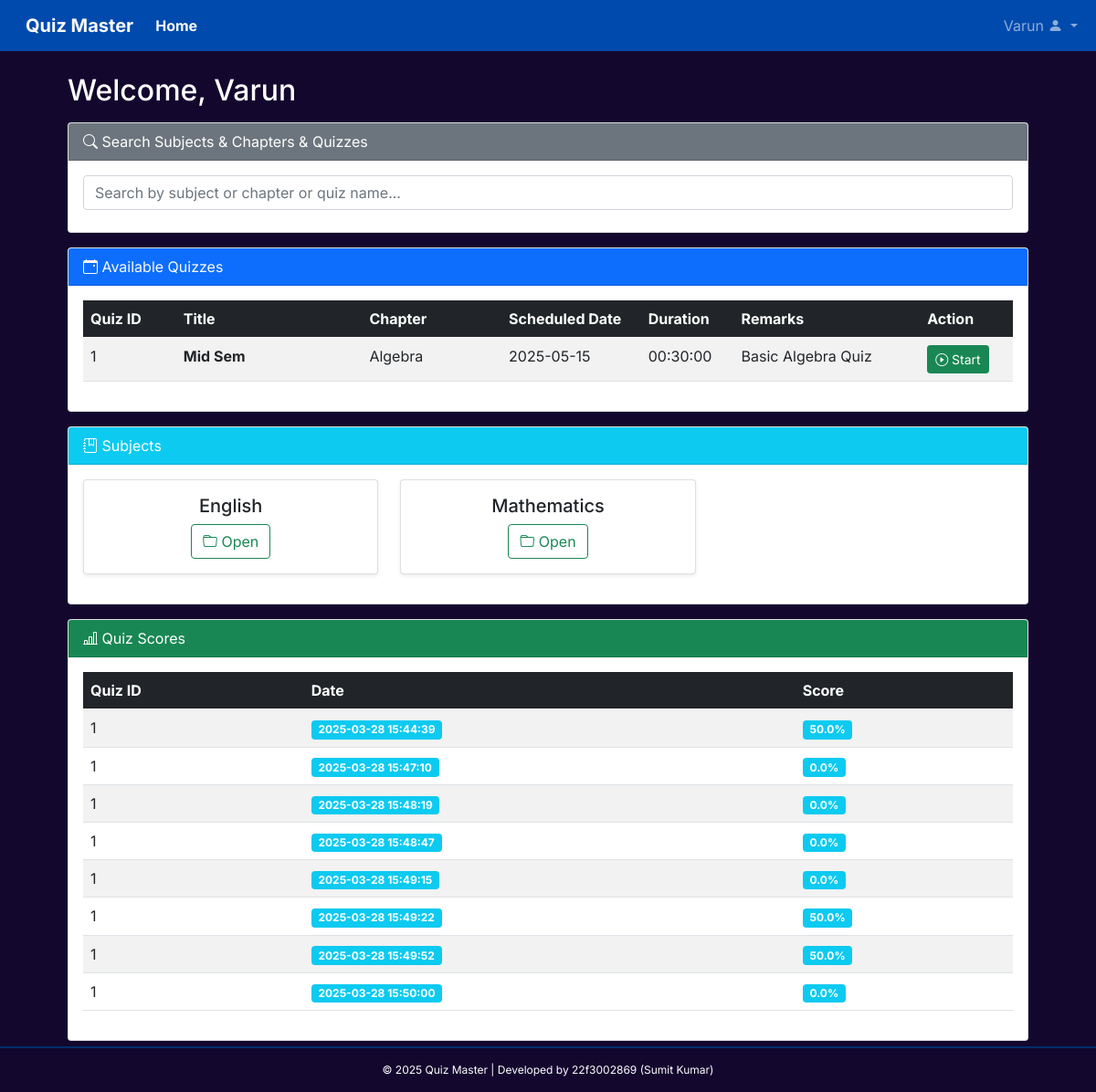
/user_dashboard (signed in), run on the app's committed database.
### models/model.py (models this page shows, shortened)
class User(db.Model, UserMixin):
    __tablename__ = "users"
    id = db.Column(db.Integer, primary_key=True, autoincrement=True)
    username = db.Column(db.String, unique=True, nullable=False)
    email = db.Column(db.String, unique=True, nullable=False)
    password = db.Column(db.String, nullable=False)
    full_name = db.Column(db.String, nullable=False)
    qualification = db.Column(db.String, nullable=False)
    dob = db.Column(db.Date, nullable=False)
    role = db.Column(db.String, nullable=False)  # Role: "student" or "admin"
    is_active = db.Column(db.Boolean, default=True)
    date_created = db.Column(db.DateTime, default=datetime.utcnow)
    is_admin = db.Column(db.Boolean, default=False)
    scores = db.relationship("Score", back_populates="user", cascade="all, delete-orphan", passive_deletes=True)
    answers = db.relationship("UserAnswer", back_populates="user", cascade="all, delete-orphan", passive_deletes=True)

class Quiz(db.Model):
    __tablename__ = "quizzes"
    id = db.Column(db.Integer, primary_key=True, autoincrement=True)
    title = db.Column(db.String, nullable=False)
    subject_id = db.Column(db.Integer, db.ForeignKey("subjects.id", ondelete="CASCADE"), nullable=False)
    chapter_id = db.Column(db.Integer, db.ForeignKey("chapters.id", ondelete="CASCADE"), nullable=False)  # ✅ Ensure cascade delete
    date_of_quiz = db.Column(db.Date, nullable=False)
    time_duration = db.Column(db.String, nullable=False)  # Format: HH:MM
    remarks = db.Column(db.String)
    subject = db.relationship("Subject", back_populates="quizzes")
    chapter = db.relationship("Chapter", back_populates="quizzes")
    questions = db.relationship("Question", back_populates="quiz", cascade="all, delete-orphan", passive_deletes=True)
    scores = db.relationship("Score", back_populates="quiz", cascade="all, delete-orphan", passive_deletes=True)
    answers = db.relationship("UserAnswer", back_populates="quiz", cascade="all, delete-orphan", passive_deletes=True)

class Chapter(db.Model):
    __tablename__ = "chapters"
    id = db.Column(db.Integer, primary_key=True, autoincrement=True)
    name = db.Column(db.String, nullable=False)
    description = db.Column(db.String)
    subject_id = db.Column(db.Integer, db.ForeignKey("subjects.id", ondelete="CASCADE"), nullable=False)
    subject = db.relationship("Subject", back_populates="chapters")
    quizzes = db.relationship(
        "Quiz",
        back_populates="chapter",
        cascade="all, delete-orphan",
        passive_deletes=True
    )

class Subject(db.Model):
    __tablename__ = "subjects"
    id = db.Column(db.Integer, primary_key=True, autoincrement=True)
    name = db.Column(db.String, unique=True, nullable=False)
    description = db.Column(db.String)
    chapters = db.relationship("Chapter", back_populates="subject", cascade="all, delete-orphan", passive_deletes=True)
    quizzes = db.relationship("Quiz", back_populates="subject", cascade="all, delete-orphan", passive_deletes=True)

### controllers/user.py (the view)
@user_bp.route('/user_dashboard')
@login_required
def user_dashboard():
    user = current_user
    app.logger.debug("Current user role: %s", current_user.role)
    if session.get('role') != "user":
        flash("Unauthorized Access!", "danger")
        return redirect(url_for('user.loginUser'))
    if current_user.role != "user":
        flash("Unauthorized access! Redirecting...", "danger")
        return redirect(url_for("admin_dashboard"))
    if not current_user.is_authenticated:
        return redirect(url_for('user.loginUser'))
    conn = get_db_connection()
    subjects = db.session.query(Subject.id, Subject.name).distinct().all()
    upcoming_quizzes = (
        db.session.query(
            Quiz.id,
            Quiz.title,  # Include Quiz Title
            Chapter.name.label("chapter_name"),
            Quiz.date_of_quiz,
            Quiz.time_duration,
            Quiz.remarks
        )
        .join(Chapter)
        .filter(Quiz.date_of_quiz >= date.today())
        .order_by(Quiz.date_of_quiz.asc())
        .all()
    )
    quiz_scores = (
        db.session.query(
            Score.quiz_id,
            Score.time_stamp_of_attempt.label("time_stamp_of_attempt"),
            Score.total_score,
            db.case(
                (db.func.count(Question.id) > 0, (Score.total_score * 100.0 / db.func.count(Question.id))),
                else_=0
            ).label("percentage_score")
        )
        .join(Quiz, Score.quiz_id == Quiz.id)
        .outerjoin(Question, Question.quiz_id == Quiz.id)
        .filter(Score.user_id == current_user.id)
        .group_by(Score.id, Score.total_score, Score.time_stamp_of_attempt)
        .all()
    )
    conn.close()
    return render_template(
        "dashboard/user_dashboard.html",
        user=current_user,
        subjects=[{"id": s.id, "name": s.name} for s in subjects],
        upcoming_quizzes=[
            {
                "id": q.id,
                "title": q.title,  # Include Quiz Title
                "chapter_name": q.chapter_name,
                "date_of_quiz": q.date_of_quiz.strftime("%Y-%m-%d"),
                "time_duration": q.time_duration,
                "remarks": q.remarks
            }
            for q in upcoming_quizzes
        ],
        quiz_scores=[
            {
                "quiz_id": score.quiz_id,
                "date": score.time_stamp_of_attempt.strftime("%Y-%m-%d %H:%M:%S") if score.time_stamp_of_attempt else "N/A",
                "total_score": round(float(score.percentage_score), 2) if score.percentage_score is not None else "Not Attempted"
            }
            for score in quiz_scores
        ]
    )

### app.py (called while the page is built)
@login_manager.user_loader
def load_user(user_id):
    admin = Admin.query.get(int(user_id))
    if admin:
        return admin  # ✅ If it's an admin, return admin
    return User.query.get(int(user_id))  # ✅ Otherwise, return user

### controllers/admin.py (called while the page is built)
@app.before_request
def restrict_admin_routes():
    if request.endpoint == "admin_login":
        return  # Allow access to admin login page
    if request.endpoint and request.endpoint.startswith("admin_"):
        if not current_user.is_authenticated or session.get("role") != "admin":
            flash("Unauthorized Access!", "danger")
            return redirect(url_for("admin_login"))

### controllers/user.py (called while the page is built)
@app.before_request
def restrict_user_routes():
    if request.endpoint in ["user.loginUser", "admin_login"]:
        return
    if request.endpoint and request.endpoint.startswith("user_"):
        if not current_user.is_authenticated or session.get("role") != "user":
            flash("Unauthorized Access!", "danger")
            return redirect(url_for("user.loginUser"))

def get_db_connection():
    conn = sqlite3.connect("database/quiz_master.sqlite3")
    conn.row_factory = sqlite3.Row
    return conn

### templates/dashboard/user_dashboard.html (shortened to what this page needs)
{% extends "dashboard/basedashboard.html" %}
{% block content %}
<div class="container-fluid">
    <h2 class="mt-3">Welcome, {{ user.username if user else 'Guest' }}</h2>
    <div class="card mt-3">
        <div class="card-header bg-secondary text-white">
            <i class="bi bi-search"></i> Search Subjects & Chapters & Quizzes
        </div>
        <div class="card-body">
            <input type="text" id="search-input" class="form-control" placeholder="Search by subject or chapter or quiz name...">
        </div>
    </div>
    <div class="card mt-3">
        <div class="card-header bg-primary text-light">
            <i class="bi bi-calendar-event"></i> Available Quizzes
        </div>
        <div class="card-body">
            {% if upcoming_quizzes %}
            <div class="table-responsive">
                <table class="table table-hover table-striped">
                    <thead class="table-dark">
                        <tr>
                            <th style="width: 10%;">Quiz ID</th>
                            <th style="width: 20%;">Title</th>
                            <th style="width: 15%;">Chapter</th>
                            <th style="width: 15%;">Scheduled Date</th>
                            <th style="width: 10%;">Duration</th>
                            <th style="width: 20%;">Remarks</th>
                            <th style="width: 10%;">Action</th>
                        </tr>
                    </thead>
                    <tbody>
                        {% for quiz in upcoming_quizzes %}
                        <tr>
                            <td>{{ quiz.id }}</td>
                            <td><strong>{{ quiz.title }}</strong></td>
                            <td>{{ quiz.chapter_name }}</td>
                            <td>{{ quiz.date_of_quiz }}</td>
                            <td>{{ quiz.time_duration }}</td>
                            <td style="word-wrap: break-word; white-space: normal;">{{ quiz.remarks if quiz.remarks else 'N/A' }}</td>
                            <td>
                                <a href="javascript:void(0);" class="btn btn-sm btn-success" onclick="confirmStartQuiz('{{ quiz.id }}')">
                                    <i class="bi bi-play-circle"></i> Start
                                </a>
                            </td>
                        </tr>
                        {% endfor %}
                    </tbody>
                </table>
            </div>
            {% else %}
            <p class="text-muted text-center">No upcoming quizzes.</p>
            {% endif %}
        </div>
    </div>
    <div class="card mt-3">
        <div class="card-header bg-info text-white">
            <i class="bi bi-journal-bookmark"></i> Subjects
        </div>
        <div class="card-body text-dark">
            <div class="row">
                {% for subject in subjects %}
                <div class="col-md-4 mb-3">
                    <div class="card h-100 shadow-sm">
                        <div class="card-body text-center">
                            <h5 class="card-title">{{ subject.name }}</h5>
                            <button class="btn btn-outline-success open-subject" data-subject-id="{{ subject.id }}">
                                <i class="bi bi-folder"></i> Open
                            </button>
                        </div>
                    </div>
                </div>
                {% endfor %}
            </div>
        </div>
    </div>
    <div class="card mt-3">
        <div class="card-header bg-success text-white">
            <i class="bi bi-bar-chart-line"></i> Quiz Scores
        </div>
        <div class="card-body">
            {% if quiz_scores %}
            <table class="table table-striped table-hover">
                <thead class="table-dark">
                    <tr>
                        <th>Quiz ID</th>
                        <th>Date</th>
                        <th>Score</th>
                    </tr>
                </thead>
                <tbody>
                    {% for score in quiz_scores %}
                    <tr>
                        <td>{{ score.quiz_id }}</td>
                        <td><span class="badge bg-info">{{ score.date }}</span></td>
                        <td>
                            <span class="badge bg-info">
                                {% if score.total_score != "Not Attempted" %}
                                    {{ score.total_score }}%
                                {% else %}
                                    Not Attempted
                                {% endif %}
                            </span>
                        </td>
                    </tr>
                    {% endfor %}
                </tbody>
            </table>
            {% else %}
            <p class="text-muted text-center">No quiz scores available.</p>
            {% endif %}
        </div>
    </div>
</div>
{% endblock %}

### templates/dashboard/basedashboard.html (shortened to what this page needs)
<!DOCTYPE html>
<html lang="en">
<head>
  {% block head %}
  <link rel="stylesheet" href="/static/css/bootstrap.min.css" />
  <link rel="stylesheet" href="/static/css/dataTables.bootstrap5.min.css"/>
  <link rel="stylesheet" href="/static/css/dashboardstyle.css" />
  <link rel="stylesheet" href="https://cdn.jsdelivr.net/npm/bootstrap-icons/font/bootstrap-icons.css">
  {% endblock %}
</head>
<body style="background-color: #13072e; color: white;">
  <nav class="navbar navbar-expand-lg navbar-dark bg_primary fixed-top" style="background-color: #004aad !important;">
    <div class="container-fluid">
      <a class="navbar-brand ms-3 fw-bold text-light" href="#">Quiz Master</a>
      <ul class="navbar-nav">
        <li class="nav-item">
          <a class="nav-link fw-bold text-light"
             href="{% if current_user.is_authenticated and current_user.is_admin %}/admin/dashboard{% elif current_user.is_authenticated %}/user_dashboard{% else %}/{% endif %}">
            Home
          </a>
        </li>
      </ul>
      <div class="collapse navbar-collapse" id="topNavBar">
        <ul class="navbar-nav ms-auto">
            <li class="nav-item dropdown">
                <a class="nav-link dropdown-toggle" href="#" id="userDropdown" role="button"
                  data-bs-toggle="dropdown" aria-expanded="false">
                  {% if current_user.is_admin %}
                      <span>Admin</span>
                  {% elif current_user.is_authenticated %}
                      <span>{{ current_user.username }}</span>
                  {% else %}
                      <span>Guest</span>
                  {% endif %}
                  <i class="bi bi-person-fill"></i>
                </a>
            </li>
        </ul>
      </div>
    </div>
  </nav>
  <main class="mt-5 pt-3" style="margin-left: 50px; margin-right: 50px;">
    <div class="container-fluid">
      {% block content %}
      {% endblock %}
    </div>
  </main>
<footer style="
    position: fixed;
    bottom: 0;
    left: 0;
    right: 0;
    width: 100vw;
    background-color: #13072e;
    color: white;
    text-align: center;
    padding: 15px;
    font-size: 12px;
    margin: 0;
    border-top: 2px solid #002d6b;">
    &copy; 2025 Quiz Master | Developed by 22f3002869 (Sumit Kumar)
</footer>
</body>
</html>

### static/css/dashboardstyle.css (style rules this page uses)
body, button { font-family: "Inter", sans-serif; }
footer { position: fixed; bottom: 0; left: 0; width: 100%; background-color: #343a40; color: white; text-align: center; padding: 10px 0; z-index: 1030; }
main { margin-bottom: 56px; }
:root { --offcanvas-width: 270px; --topNavbarHeight: 56px; }
@media (min-width: 992px) { body { overflow: auto !important; } }
@media (min-width: 992px) { main { margin-left: var(--offcanvas-width); } }
@media (min-width: 992px) { footer { margin-left: var(--offcanvas-width); width: calc(100% - var(--offcanvas-width)); } }

### data on the page
User: username "Varun"
Quiz: id "1", title "Mid Sem", chapter_name "Algebra", date_of_quiz "2025-05-15", time_duration "00:30:00", remarks "Basic Algebra Quiz"
Subject: name "English"
Subject: name "Mathematics"

### other printed values
{{ score.quiz_id }} "1" "1" "1" "1" "1" "1" "1" "1"
{{ score.date }} "2025-03-28 15:44:39" "2025-03-28 15:47:10" "2025-03-28 15:48:19" "2025-03-28 15:48:47" "2025-03-28 15:49:15" "2025-03-28 15:49:22" "2025-03-28 15:49:52" "2025-03-28 15:50:00"
{{ score.total_score }} "50.0" "0.0" "0.0" "0.0" "0.0" "50.0" "50.0" "0.0"
